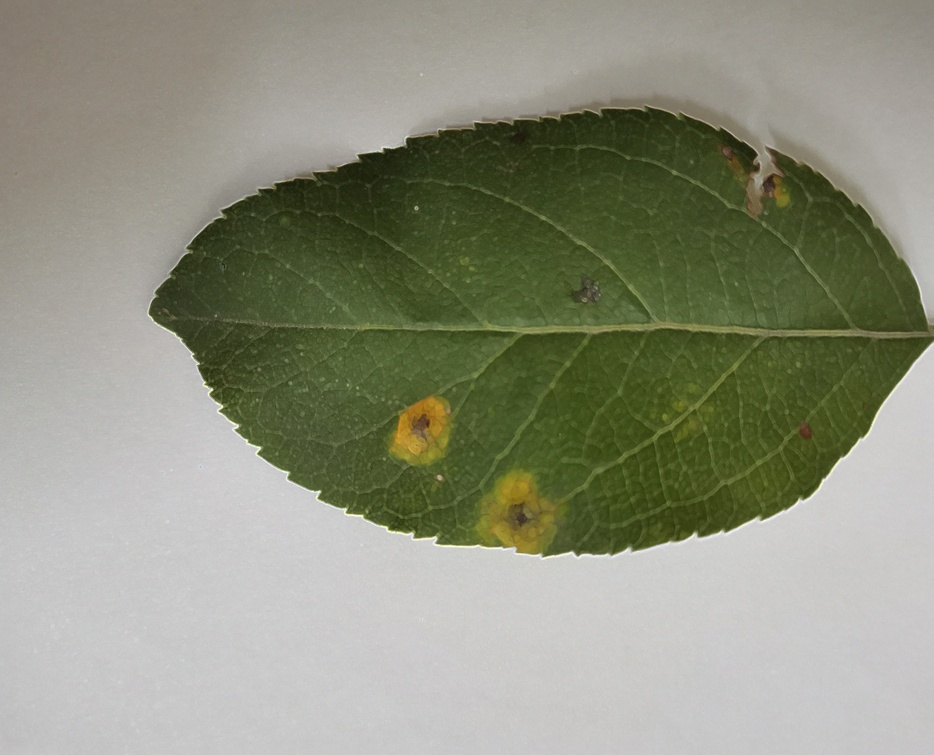
#> input picture sharpening/enhanced_img_sobel.jpg, 934 x 755 px, shrunk from 1899 x 1536 before the run
$ python RGB2HSV.py
#> lines starting #> are read from the running program, lines starting #| are printed output that depends on the picture
import cv2
import matplotlib.pyplot as plt
import os

# 创建文件夹
if not os.path.exists('HSV'):
    os.makedirs('HSV')

# 读取图像
img = cv2.imread('sharpening/enhanced_img_sobel.jpg')
#> img is the input picture: shape (755, 934, 3); mean B, G, R 126.6, 145.3, 142.7

# 将图像从RGB空间转换为HSV空间
hsv = cv2.cvtColor(img, cv2.COLOR_BGR2HSV)
#> hsv: shape (755, 934, 3); mean H, S, V 32.7, 56.4, 146.8

# 提取H、S、V三个通道的图像
h, s, v = cv2.split(hsv)
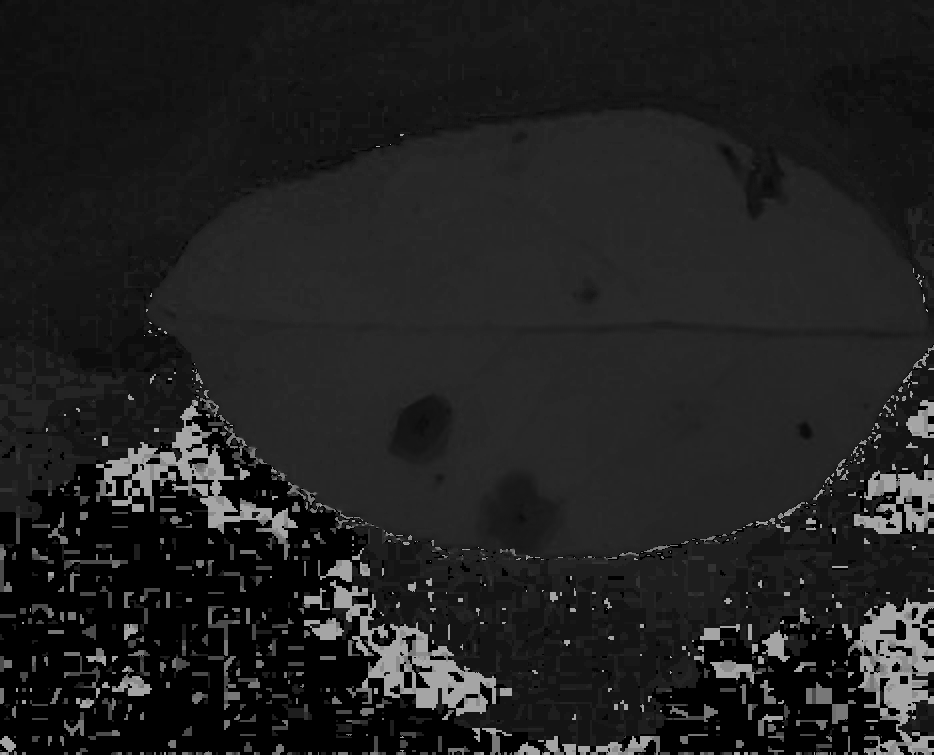
#> h: shape (755, 934); min 0, max 173, mean 32.7
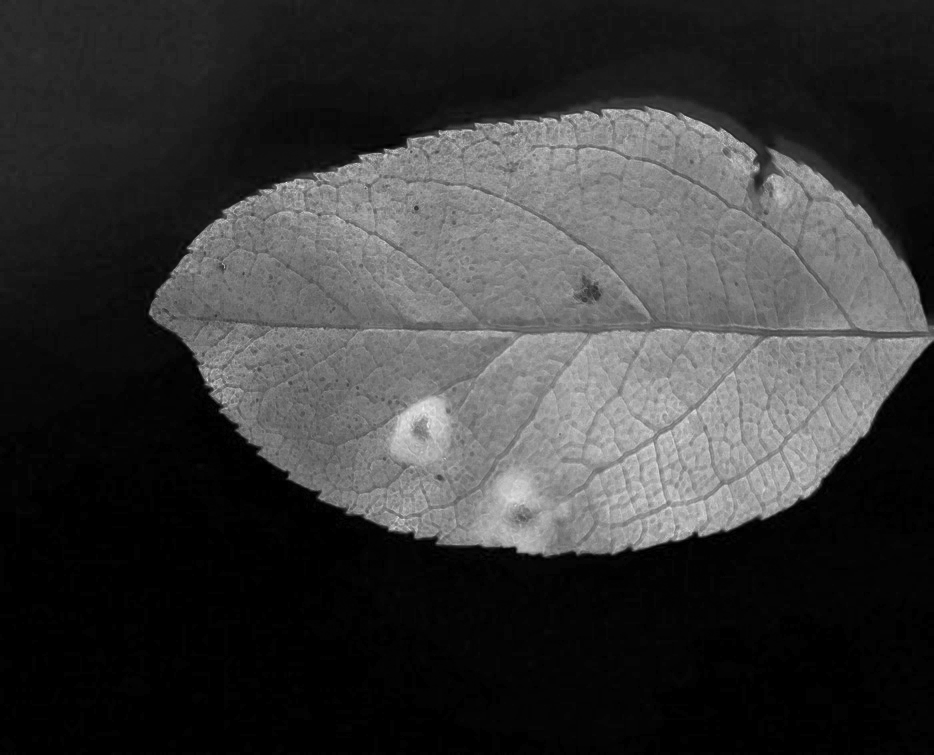
#> s: shape (755, 934); min 0, max 239, mean 56.4
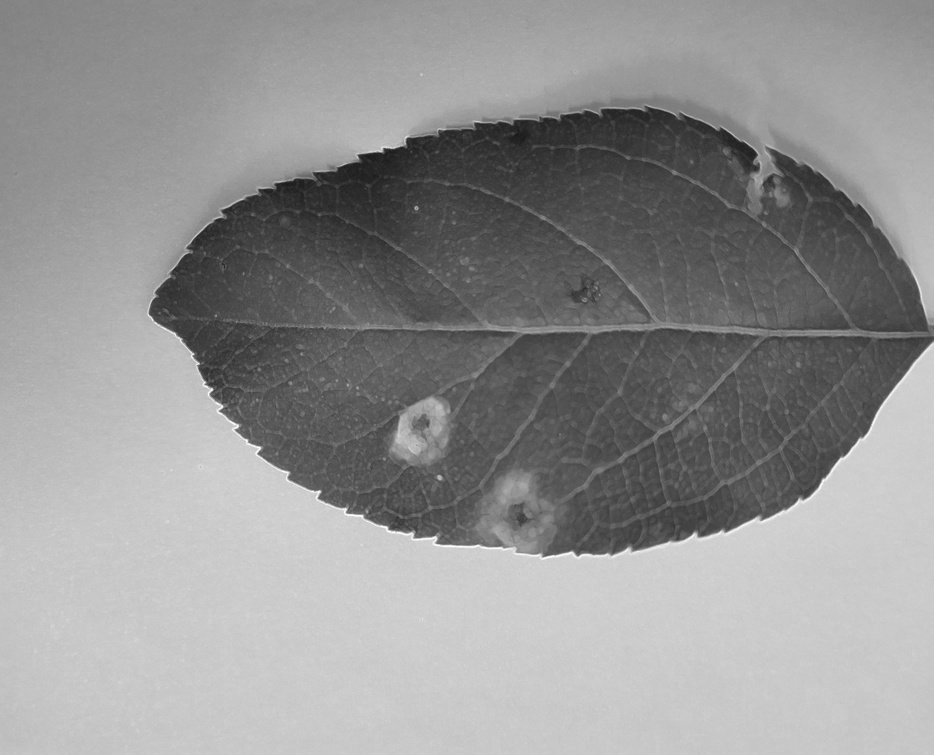
#> v: shape (755, 934); min 24, max 255, mean 146.8

# 导出H通道图像
cv2.imwrite('HSV/h_channel.jpg', h)

# 导出S通道图像
cv2.imwrite('HSV/s_channel.jpg', s)

# 导出V通道图像
cv2.imwrite('HSV/v_channel.jpg', v)

# 设置直方图参数
hist_bins = 256
hist_range = (0, 256)

# 计算H、S、V三个通道的直方图
hist_h = cv2.calcHist([h], [0], None, [hist_bins], hist_range)
#> hist_h = 256 values, max 111275 at index 0, min 0 at index 1, mean 2754.6
hist_s = cv2.calcHist([s], [0], None, [hist_bins], hist_range)
#> hist_s = 256 values, max 111265 at index 0, min 0 at index 1, mean 2754.6
hist_v = cv2.calcHist([v], [0], None, [hist_bins], hist_range)
#> hist_v = 256 values, max 28057 at index 201, min 0 at index 0, mean 2754.6

# 在plt窗口显示H、S、V三个通道的直方图
fig, (ax1, ax2, ax3) = plt.subplots(1, 3, figsize=(12, 5))
ax1.hist(h.ravel(), bins=hist_bins, range=hist_range)
ax1.set_title('Hue Histogram')
ax2.hist(s.ravel(), bins=hist_bins, range=hist_range)
ax2.set_title('Saturation Histogram')
ax3.hist(v.ravel(), bins=hist_bins, range=hist_range)
ax3.set_title('Value Histogram')
plt.show()
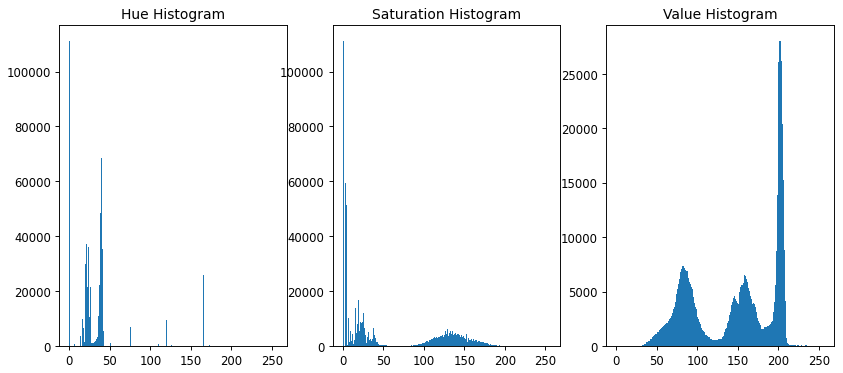
#> figure drawn by matplotlib, 3 panels; panel 1: tallest bar 111275 high, from x = 0 to 1; panel 2: tallest bar 111265 high, from x = 0 to 1; panel 3: tallest bar 28057 high, from x = 201 to 202

$ run again, with sharpening/all.png saved as sharpening/enhanced_img_sobel.jpg
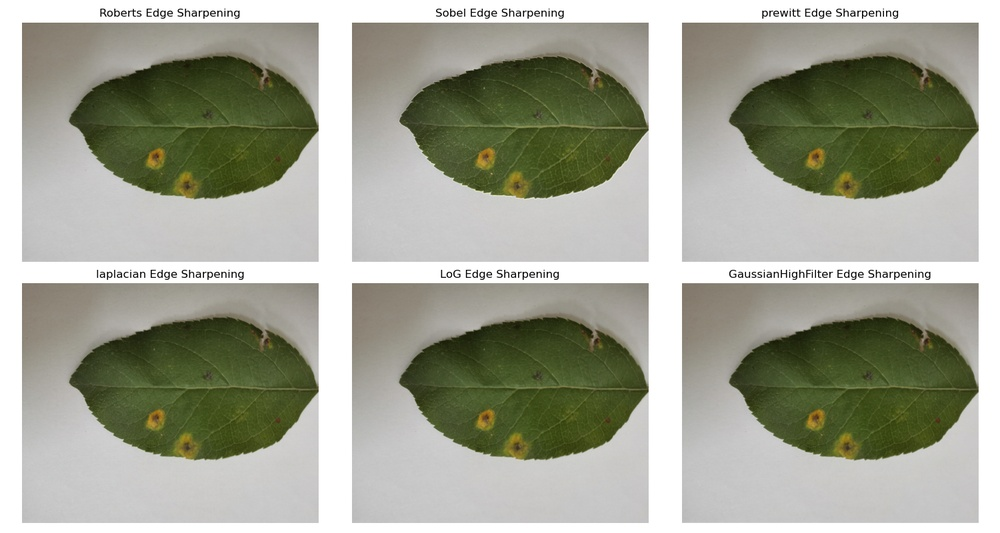
#> input picture sharpening/all.png, 1000 x 533 px, shrunk from 1500 x 800 before the run
#> img is the input picture: shape (533, 1000, 3); mean B, G, R 148.4, 163.5, 161.3
#> hsv: shape (533, 1000, 3); mean H, S, V 23.9, 47.5, 164.7
#> `h, s, v = cv2.split(hsv)`:
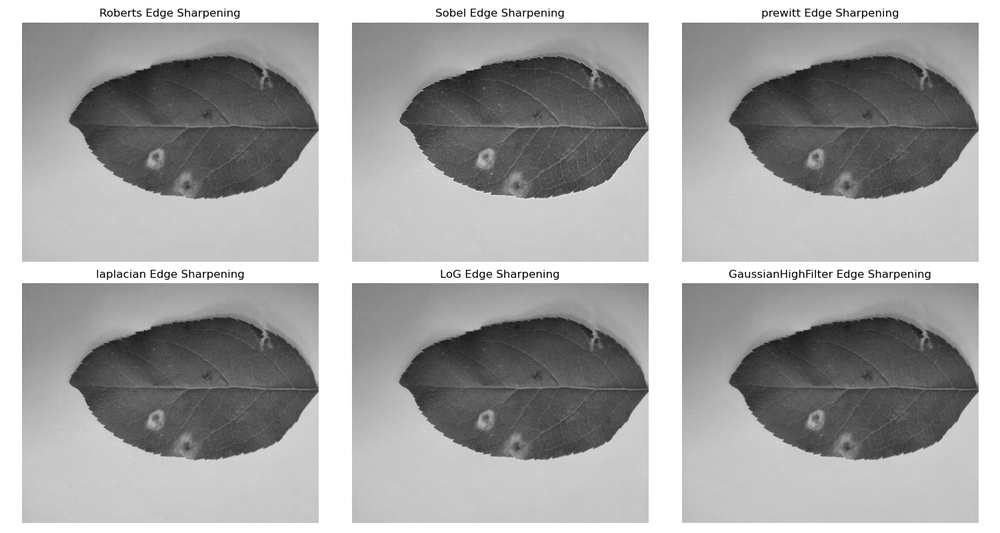
#> v: shape (533, 1000); min 0, max 255, mean 164.7
#> hist_h = 256 values, max 173245 at index 0, min 0 at index 1, mean 2082
#> hist_s = 256 values, max 173234 at index 0, min 0 at index 235, mean 2082
#> hist_v = 256 values, max 89935 at index 255, min 1 at index 6, mean 2082
#> `plt.show()`:
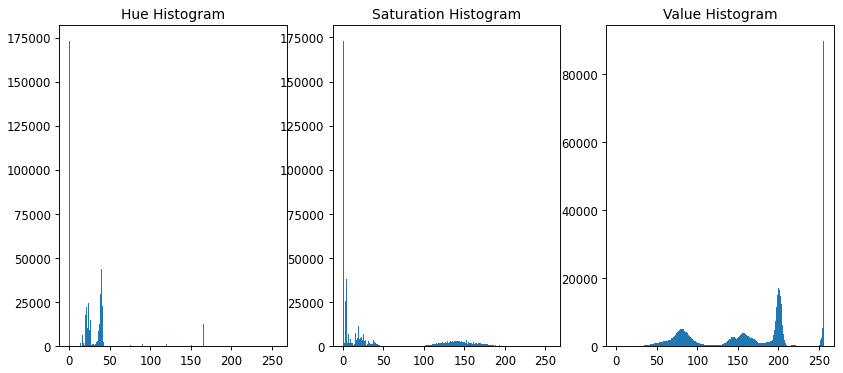
#> figure drawn by matplotlib, 3 panels; panel 1: tallest bar 173245 high, from x = 0 to 1; panel 2: tallest bar 173234 high, from x = 0 to 1; panel 3: tallest bar 89935 high, from x = 255 to 256
